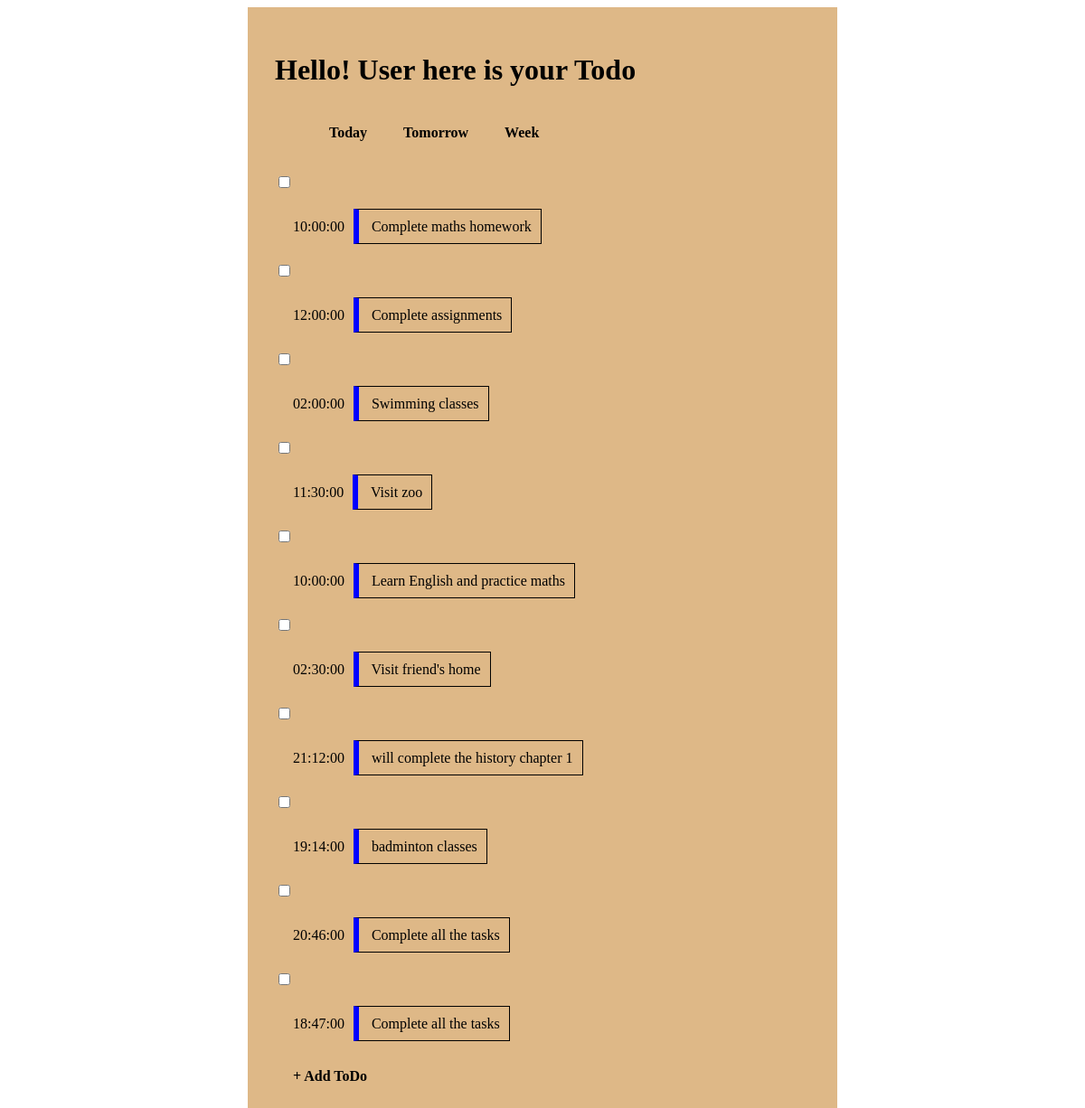
/week.php, run on the app's committed database.
### tables this page shows
CREATE TABLE `tbl2` (
  `id` int(11) NOT NULL,
  `checks` tinyint(1) DEFAULT NULL,
  `task` varchar(300) DEFAULT NULL,
  `tm` time DEFAULT NULL,
  `dt` date DEFAULT NULL,
  `category` varchar(150) DEFAULT NULL
);

### week.php (the view, shortened to what this page needs)
<!DOCTYPE html>
<html lang="en">
<head>
    <link rel="stylesheet" href="style.css">
</head>
<body>
    <div class="main">
<h1>Hello! User here is your Todo</h1>
    <?php
 include 'header.php';
 include 'connect.php';
 $sql="select * from tbl2";
    $res=$conn->query($sql);
    if($res->num_rows>0){
        ?>
        <div class='days'>
            <?php
        while($rows=$res->fetch_assoc()){
            $x=strtotime($rows['dt']);
            $day=time();
            $diff=$x-$day;
            $diff=abs(floor($diff/86400));
            if($diff>1){
                if($rows['checks']==0){
                    ?>
                    <input type="checkbox" value=0  name="list">
                    <?php
                }
                else{
                    ?>
                    <div><input type="checkbox" value=1 checked name="list">
                         <?php
                     }
                echo "<div><span>".$rows['tm']."</span>";
                echo "<span class='box'> ".$rows['task']."</span></div>";
            }
        }
        echo "</div>";
    }
 ?>
<a href='addtodo.php'> <div class="addto">+ Add ToDo</div></a>
</div>
</body>
</html>

### style.css (style rules this page uses)
.days>div { padding:10px; margin:20px 10px; }
.box { margin:0 10px; padding:10px; border:1px solid black; border-left:6px solid blue; }
a { color:black; font-weight: 700; text-decoration: none; }
.main { background-color: burlywood; width:50%; padding:30px; margin:auto; }
a .addto { padding:10px 20px; font-weight:600; }

### data on the page
tbl2: tm "10:00:00", task "Complete maths homework"
tbl2: tm "12:00:00", task "Complete assignments"
tbl2: tm "02:00:00", task "Swimming classes"
tbl2: tm "11:30:00", task "Visit zoo"
tbl2: tm "10:00:00", task "Learn English and practice maths"
tbl2: tm "02:30:00", task "Visit friend's home"
tbl2: tm "21:12:00", task "will complete the history chapter 1"
tbl2: tm "19:14:00", task "badminton classes"
tbl2: tm "20:46:00", task "Complete all the tasks"
tbl2: tm "18:47:00", task "Complete all the tasks"
